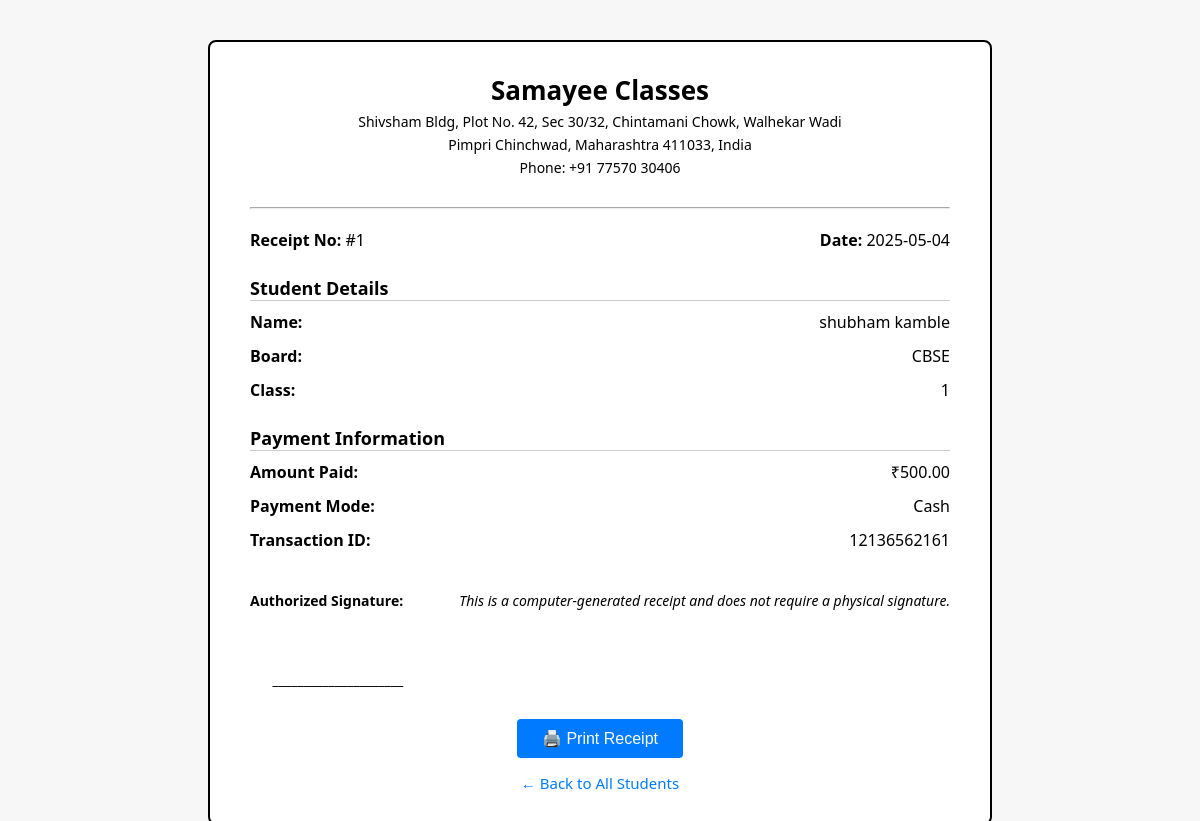
/admissions/receipt/1/, run on the app's committed database.
### admissions/models.py (models this page shows, shortened)
class Payment(models.Model):
    payment_id = models.UUIDField(default=uuid.uuid4, editable=False, unique=True)
    student = models.ForeignKey(Student, on_delete=models.CASCADE, related_name='payments')
    fee_structure = models.ForeignKey(FeeStructure, on_delete=models.SET_NULL, null=True)
    amount_paid = models.DecimalField(max_digits=10, decimal_places=2)
    payment_date = models.DateTimeField(auto_now_add=True)
    payment_mode = models.CharField(max_length=20)  # e.g., 'Cash', 'Cheque', 'Online'
    transaction_id = models.CharField(max_length=255, blank=True, null=True)  # For online payment, can store transaction ID
    qr_code = models.ImageField(upload_to='qr_codes/', null=True, blank=True)  # For storing generated QR code image

class Student(models.Model):
    first_name = models.CharField(max_length=100)
    last_name = models.CharField(max_length=100)
    board = models.CharField(max_length=4, choices=BOARD_CHOICES)
    class_name = models.IntegerField(choices=[(i, str(i)) for i in range(1, 11)])  # Classes 1-10
    phone_number = models.CharField(max_length=15)
    email = models.EmailField()
    address = models.TextField()

### admissions/views.py (the view)
# urls.py: path('receipt/<int:payment_id>/', views.payment_receipt, name='payment_receipt'),
def payment_receipt(request, payment_id):
    try:
        payment = Payment.objects.get(id=payment_id)
    except Payment.DoesNotExist:
        raise Http404("Payment not found")
    return render(request, 'admissions/payment_receipt.html', {'payment': payment})

### templates/admissions/payment_receipt.html (shortened to what this page needs)
<!DOCTYPE html>
<html lang="en">
<head>
</head>
<body>
    <div class="receipt-container">
        <div class="header">
            <h1>Samayee Classes</h1>
            <p>Shivsham Bldg, Plot No. 42, Sec 30/32, Chintamani Chowk, Walhekar Wadi</p>
            <p>Pimpri Chinchwad, Maharashtra 411033, India</p>
            <p>Phone: +91 77570 30406</p>
        </div>
        <hr>
        <div class="field">
            <div><strong>Receipt No:</strong> #{{ payment.id }}</div>
            <div><strong>Date:</strong> {{ payment.payment_date|date:"Y-m-d" }}</div>
        </div>
        <div class="section-title">Student Details</div>
        <div class="field">
            <span class="label">Name:</span>
            <span>{{ payment.student.first_name }} {{ payment.student.last_name }}</span>
        </div>
        <div class="field">
            <span class="label">Board:</span>
            <span>{{ payment.student.board }}</span>
        </div>
        <div class="field">
            <span class="label">Class:</span>
            <span>{{ payment.student.class_name }}</span>
        </div>
        <div class="section-title">Payment Information</div>
        <div class="field">
            <span class="label">Amount Paid:</span>
            <span>₹{{ payment.amount_paid }}</span>
        </div>
        <div class="field">
            <span class="label">Payment Mode:</span>
            <span>{{ payment.payment_mode }}</span>
        </div>
        {% if payment.transaction_id %}
        <div class="field">
            <span class="label">Transaction ID:</span>
            <span>{{ payment.transaction_id }}</span>
        </div>
        {% endif %}
        <div class="footer">
            <div>
                <strong>Authorized Signature:</strong>
                <div class="signature">_____________________</div>
            </div>
            <div style="text-align:right;">
                <em>This is a computer-generated receipt and does not require a physical signature.</em>
            </div>
        </div>
        <button onclick="window.print()" class="print-button">🖨️ Print Receipt</button>
    <div class="buttons">
        <a href="{% url 'view_students' %}" class="back-button">← Back to All Students</a>
    </div>
 </div>
</body>
</html>

### templates/admissions/payment_receipt.html (style rules this page uses)
body { font-family: 'Segoe UI', Tahoma, Geneva, Verdana, sans-serif; margin: 0; padding: 40px; background-color: #f7f7f7; }
.receipt-container { max-width: 700px; margin: auto; border: 2px solid #000; padding: 30px 40px; border-radius: 8px; background-color: #fff; color: #000; }
.header { text-align: center; margin-bottom: 30px; }
.header h1 { margin: 0; font-size: 26px; font-weight: bold; }
.header p { margin: 4px; font-size: 14px; }
hr { border-top: 1px solid #aaa; margin: 20px 0; }
.field { margin-bottom: 12px; display: flex; justify-content: space-between; font-size: 16px; }
.label { font-weight: 600; }
.section-title { font-size: 18px; margin: 25px 0 10px; font-weight: bold; border-bottom: 1px solid #ccc; }
.footer { margin-top: 40px; display: flex; justify-content: space-between; font-size: 14px; }
.signature { text-align: right; margin-top: 60px; }
.print-button { display: block; margin: 30px auto 0; padding: 10px 25px; font-size: 16px; background-color: #007bff; color: white; border: none; border-radius: 4px; cursor: pointer; }
.back-button { display: block; text-align: center; margin-top: 15px; color: #007bff; text-decoration: none; font-size: 15px; }

### data on the page
Payment: id "1", payment_date "2025-05-04", student.first_name "shubham", student.last_name "kamble", student.board "CBSE", student.class_name "1", amount_paid "500.00", payment_mode "Cash", transaction_id "12136562161"
